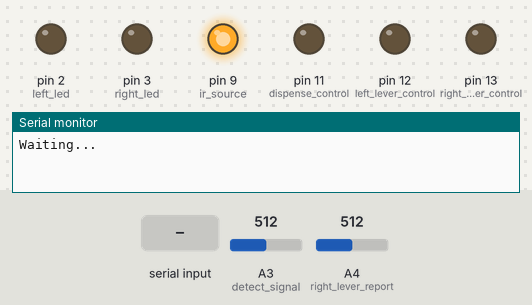
The sketch below on a simulated Arduino Uno, built with avr-gcc and run on an emulated ATmega328P. On the bench: output pins drawn as LEDs (lit = HIGH), the last lines printed to the serial monitor. Inputs (shaded band) come from the test bench; at power-on: A4 (right_lever_report) = 512, A3 (detect_signal) = 512. Pins used as bus, display or sensor lines are not drawn.

Above: at 0.9 s.
1.0 s: "g" received over Serial
At 2.2 s:
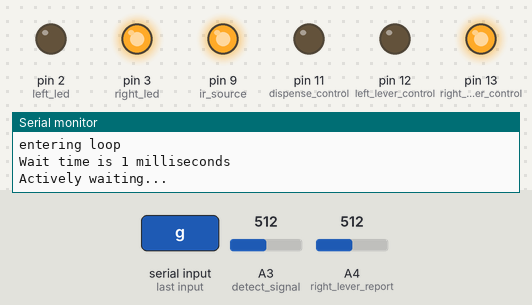
2.5 s: A4 (right_lever_report) set to 50
At 3.0 s:
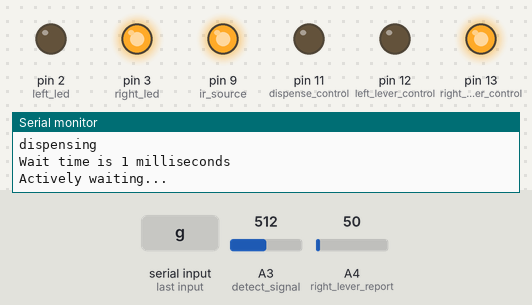
Timing chart, 0 to 5.5 s (numbered marks = the images above; inputs shaded):
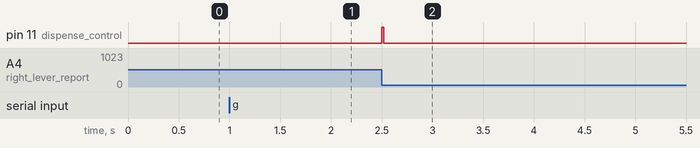

The sketch:

training_day.ino
```cpp
int min_session_minutes = 60; // After this number of minutes, end session
int min_session_presses = 50; // After this number of lever presses, end session

int interval_schedule = 10;
char which_lever = 'r';


/*
These irValue comparisons (<10 being beam broken, >15 being beam unbroken) are
correct for new IR emitter/reciever pairs. Signals may begin to fluctuate around these
values if the emitter/reciever pairs get degraded (e.g. chewed). This can appear as erratic
nose in/out signals or as lagging in python recordings
*/

//IR detector pins and stuff
int ir_source = 9;
int detect_power = 8;
int detect_signal = A3;

bool ir_broken = false;
int no_single_ir = 0; //Sometimes IR measurements fluctuate to where there will randomly be a >10 value surrounded by zeros, so we want to eliminate these
int no_single_ir_in = 0; //But if the IR sensor is good, i.e. doesn't throw random large values out, we don't need this scheme and can get better temporal resolution

void measure_ir() {
  int irValue = analogRead(detect_signal);
  //Serial.println(irValue);
  if ((irValue < 300) and (ir_broken == false)) {
    if (no_single_ir_in > 5){
      Serial.print("nose_in ");
      send_report();
      ir_broken = true;
    }
    else {
      no_single_ir_in += 1;
    }
  }
  if (irValue < 300) {
    no_single_ir = 0;
  }
  if ((irValue > 700) and (ir_broken == true)) {
    if (no_single_ir > 5) {
      Serial.print("nose_out ");
      send_report();
      no_single_ir = 0;
      ir_broken = false;
    }
    else {
      no_single_ir += 1;
    }
  }
  if (irValue > 700) {
    no_single_ir_in = 0;
  }
}

/*
First checks for a signal that tells us to dispense food. If so, brings the dispenser 28v line to high and
starts a timer. Once the timer passes a threshold, the 28v line is dropped back to low and the signal is reset.
*/

// Dispenser pins and stuff
int dispense_control = 11;
//int food_light = 4;
//unsigned long food_light_time;
bool food_signal = false;
unsigned long food_delay_timer;
unsigned long food_delay_thresh = 0; // How long we wait between turning dispenser signal line on and off, just a hardware specification hard-coded in
bool dispense_on = false;
unsigned long dispense_time;

void check_food() {
  if (food_signal) {
    if ((millis() - food_delay_timer) < food_delay_thresh) { // Dispenser requires a rising/falling edge so we time a quick HIGH/LOW switch
      return;
    }
    else if (dispense_on == false) {
      Serial.println("dispensing");
      digitalWrite(dispense_control, HIGH);
      //digitalWrite(food_light, HIGH);
      dispense_on = true;
      dispense_time = millis();
      //food_light_time = millis();
    }
    else if ((millis() - dispense_time) > 5){
      digitalWrite(dispense_control, LOW);
      dispense_on = false;
      food_signal = false;
    }
  }
}


/*
Toggles a lever_depressed_right/left state on or off
so that a mouse can continuously press a lever without
that registering as multiple presses
*/

// Lever pins and stuff
int left_lever_control = 12;
int left_lever_report = A5;
int left_led = 2;
int right_lever_control = 13;
int right_lever_report = A4;
int right_led = 3;

int num_presses = 0;
int cum_presses = 0;
bool lever_pressed = false;
bool lever_out = false;
int session_press = -1;
bool lever_depressed_right = false;
bool lever_depressed_left = false;

// Multi press scheme
int no_single_lever_right = 0;
int no_single_lever_left = 0;
int no_single_lever_off_right = 0;
int no_single_lever_off_left = 0;
int completed_cycles_right = 0;
int completed_cycles_left = 0;

char high_lever;
bool right_lever = false;
bool left_lever = false;
bool scrambled_state;

bool read_lever(char side){
  if (side == 'r') {
    int sensorValue = analogRead(right_lever_report);
    float voltage = sensorValue * (5.0 / 1023.0);
    if ((voltage < 0.5) && (not lever_depressed_right)) {
      if (no_single_lever_right > 5) {
        lever_depressed_right = true;
        Serial.print("r_pr "); // !!
        send_report();  // !!
        session_press = 1;
        return true;
      }
      else {
        no_single_lever_right += 1;
        no_single_lever_off_right = 0;
      }
    }
    else if ((voltage > 0.5) && (lever_depressed_right)) {
      if (no_single_lever_off_right > 5) {
        completed_cycles_right += 1;
        lever_depressed_right = false;
      }
      else if (voltage > 0.5) {
      no_single_lever_right = 0;
      no_single_lever_off_right += 1;
      }
    }
  }
  else {
    int sensorValue = analogRead(left_lever_report);
    float voltage = sensorValue * (5.0 / 1023.0);
    if ((voltage < 0.5) && (not lever_depressed_left)) {
      if (no_single_lever_left > 5) {
        lever_depressed_left = true;
        Serial.print("l_pr ");
        send_report();
        session_press = 2;
          return true;
      }
      else {
        no_single_lever_left += 1;
        no_single_lever_off_left = 0;
      }
    }
    else if ((voltage > 0.5) && (lever_depressed_left)) {
      if (no_single_lever_off_left > 5) {
        completed_cycles_left += 1;
        lever_depressed_left = false;
      }
      else if (voltage > 0.5) {
      no_single_lever_left = 0;
      no_single_lever_off_left += 1;
      }
    }
  }
  return false;
}

void extend_lever(char side){
  if (side == 'r') {
    digitalWrite(right_lever_control, HIGH);
    digitalWrite(right_led, HIGH);
  }
  if (side == 'l') {
    digitalWrite(left_lever_control, HIGH);
    digitalWrite(left_led, HIGH);
  }
  lever_out = true;
}

void retract_lever(char side){
  if (side == 'r') {
    digitalWrite(right_lever_control, LOW);
    digitalWrite(right_led, LOW);
  }
  if (side == 'l') {
    digitalWrite(left_lever_control, LOW);
    digitalWrite(left_led, LOW);
  }
}

/*
Gives time since start of experiment in Min:Sec:Millis
*/
unsigned long start_time;
void send_report() {
  unsigned long initial_mils = millis() - start_time;
  int report_mils = initial_mils % 1000; //What remains after converting to seconds
  int initial_sec = initial_mils / 1000; //Seconds without minutes removed
  int report_min = initial_sec / 60; //Removing minutes
  int report_sec = initial_sec % 60; //What remains after converting to minutes
  char buf[11];
  sprintf(buf,"%02d:%02d:%03d",report_min,report_sec,report_mils);
  Serial.print("time_");
  Serial.println(buf);
}

/*
Essentially a random number generator
Enter a value in seconds and it will generate
a random number of milliseconds between 0 and that value.
*/
long generate_wait_time(int interval_schedule) {
  //long milli_wait = random(interval_schedule * 1000);
  long milli_wait = 1;
  Serial.print("Wait time is ");
  Serial.print(milli_wait);
  Serial.println(" milliseconds");
  return milli_wait;
}

/*
Inactive period

Take a millis reading and use that to make sure we just hang
around waiting until wait_time milliseconds have passed. While
waiting, we just make sure to take some measurements and to reset
the food signal if it is still on.
*/
void waiting(long wait_time) {
  long start_waiting = millis();
  while ((millis() - start_waiting) < wait_time) {
    measure_ir();
    read_lever(which_lever);
    check_food();
    check_if_done();
  }
  //Serial.println("Done waiting");  // Remove before use
}

/*
We enter this active waiting loop once the inactive period finishes.
Once the lever is hit, we signal the dispenser and return to the start.
*/
void waiting_active() {
  Serial.print("Actively waiting...");  // Remove before use
  while (true) {
    bool lever_status = read_lever(which_lever);
    if (lever_status) {
      break;
    }
    measure_ir();
    check_food();
    check_if_done();
  }
  food_signal = true;
  food_delay_timer = millis();
  cum_presses += 1;
  check_food();
}

void check_if_done() {
  bool done = false;
  float mins_elapsed = (millis() - start_time) / 60000.0;
  if (mins_elapsed >= min_session_minutes) {
    Serial.println("END - session timed out");
    done = true;
  }
  else if (cum_presses >= min_session_presses) {
    Serial.print("END - max number of rewards delivered");
    done = true;
  }
  if (done) {
    retract_lever(which_lever);
    Serial.print("Finished at ");
    send_report();
    Serial.print("Number of rewards: ");
    Serial.println(cum_presses);
    Serial.println("FINISHED");
    while (true); {
      bool i = true;
    }
  }
}


void setup() {
  Serial.begin(9600);

  //Lever and dispenser pins and stuff
  pinMode(left_lever_control, OUTPUT);
  pinMode(left_lever_report, INPUT);
  pinMode(left_led, OUTPUT);

  pinMode(right_lever_control, OUTPUT);
  pinMode(right_lever_report, INPUT);
  pinMode(right_led, OUTPUT);

  pinMode(dispense_control, OUTPUT);
  //IR detector pins and stuff
  pinMode(ir_source, OUTPUT);
  pinMode(detect_power, OUTPUT);
  pinMode(detect_signal, INPUT);
  digitalWrite(ir_source, HIGH);
  digitalWrite(detect_power, HIGH);
  /*
  For the sake of trying to get video and arduino time together
  We wait until we get a ready to go signal
  */
  Serial.println("Waiting...");
  while (true) {
    char r_t_s = Serial.read();
    if (r_t_s == 'g') {
      Serial.println("ready");
      break;
    }
  }

  start_time = millis();
  Serial.println("entering loop");
  extend_lever(which_lever);
}

void loop() {
  long wait_time = generate_wait_time(interval_schedule);
  waiting(wait_time);
  waiting_active();
}
```

Measured:
- after the input at 1.0 s, pin 3 (right_led), pin 13 (right_lever_control): LOW → HIGH at once
- after the input at 2.5 s, pin 11 (dispense_control): LOW → HIGH at once, → LOW 0.02 s later
